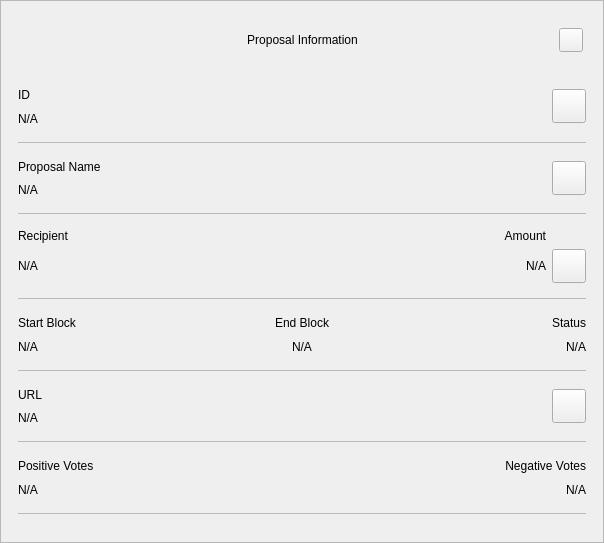
<?xml version="1.0" encoding="UTF-8"?>
<ui version="4.0">
 <class>ProposalInfoDialog</class>
 <widget class="QWidget" name="ProposalInfoDialog">
  <property name="geometry">
   <rect>
    <x>0</x>
    <y>0</y>
    <width>604</width>
    <height>543</height>
   </rect>
  </property>
  <property name="sizePolicy">
   <sizepolicy hsizetype="Preferred" vsizetype="Expanding">
    <horstretch>0</horstretch>
    <verstretch>0</verstretch>
   </sizepolicy>
  </property>
  <property name="minimumSize">
   <size>
    <width>580</width>
    <height>300</height>
   </size>
  </property>
  <property name="windowTitle">
   <string notr="true">N/A</string>
  </property>
  <property name="styleSheet">
   <string notr="true"/>
  </property>
  <layout class="QVBoxLayout" name="verticalLayout_1">
   <property name="spacing">
    <number>0</number>
   </property>
   <property name="leftMargin">
    <number>0</number>
   </property>
   <property name="topMargin">
    <number>0</number>
   </property>
   <property name="rightMargin">
    <number>0</number>
   </property>
   <property name="bottomMargin">
    <number>0</number>
   </property>
   <item>
    <widget class="QFrame" name="frame">
     <property name="sizePolicy">
      <sizepolicy hsizetype="Preferred" vsizetype="Expanding">
       <horstretch>0</horstretch>
       <verstretch>0</verstretch>
      </sizepolicy>
     </property>
     <property name="styleSheet">
      <string notr="true"/>
     </property>
     <property name="frameShape">
      <enum>QFrame::StyledPanel</enum>
     </property>
     <property name="frameShadow">
      <enum>QFrame::Raised</enum>
     </property>
     <layout class="QVBoxLayout" name="verticalLayout_2">
      <property name="leftMargin">
       <number>0</number>
      </property>
      <property name="rightMargin">
       <number>0</number>
      </property>
      <item>
       <layout class="QHBoxLayout" name="horizontalLayout_1">
        <property name="spacing">
         <number>0</number>
        </property>
        <property name="leftMargin">
         <number>20</number>
        </property>
        <property name="topMargin">
         <number>10</number>
        </property>
        <property name="rightMargin">
         <number>20</number>
        </property>
        <item>
         <spacer name="horizontalSpacer_1">
          <property name="orientation">
           <enum>Qt::Horizontal</enum>
          </property>
          <property name="sizeHint" stdset="0">
           <size>
            <width>40</width>
            <height>20</height>
           </size>
          </property>
         </spacer>
        </item>
        <item>
         <widget class="QLabel" name="labelTitle">
          <property name="minimumSize">
           <size>
            <width>0</width>
            <height>40</height>
           </size>
          </property>
          <property name="maximumSize">
           <size>
            <width>16777215</width>
            <height>40</height>
           </size>
          </property>
          <property name="styleSheet">
           <string notr="true">padding-left:24px;</string>
          </property>
          <property name="text">
           <string>Proposal Information</string>
          </property>
          <property name="alignment">
           <set>Qt::AlignCenter</set>
          </property>
          <property name="margin">
           <number>7</number>
          </property>
         </widget>
        </item>
        <item>
         <spacer name="horizontalSpacer_2">
          <property name="orientation">
           <enum>Qt::Horizontal</enum>
          </property>
          <property name="sizeHint" stdset="0">
           <size>
            <width>40</width>
            <height>20</height>
           </size>
          </property>
         </spacer>
        </item>
        <item>
         <widget class="QPushButton" name="btnEsc">
          <property name="minimumSize">
           <size>
            <width>24</width>
            <height>24</height>
           </size>
          </property>
          <property name="maximumSize">
           <size>
            <width>24</width>
            <height>24</height>
           </size>
          </property>
          <property name="focusPolicy">
           <enum>Qt::NoFocus</enum>
          </property>
          <property name="text">
           <string/>
          </property>
         </widget>
        </item>
       </layout>
      </item>
      <item>
       <spacer name="verticalSpacer">
        <property name="orientation">
         <enum>Qt::Vertical</enum>
        </property>
        <property name="sizeType">
         <enum>QSizePolicy::Fixed</enum>
        </property>
        <property name="sizeHint" stdset="0">
         <size>
          <width>20</width>
          <height>10</height>
         </size>
        </property>
       </spacer>
      </item>
      <item>
       <widget class="QWidget" name="layoutScroll" native="true">
        <property name="minimumSize">
         <size>
          <width>0</width>
          <height>450</height>
         </size>
        </property>
        <layout class="QVBoxLayout" name="verticalLayout_3">
         <property name="leftMargin">
          <number>0</number>
         </property>
         <property name="topMargin">
          <number>0</number>
         </property>
         <property name="rightMargin">
          <number>0</number>
         </property>
         <item>
          <widget class="QScrollArea" name="scrollArea">
           <property name="styleSheet">
            <string notr="true">#scrollArea {
background:transparent;
}</string>
           </property>
           <property name="horizontalScrollBarPolicy">
            <enum>Qt::ScrollBarAlwaysOff</enum>
           </property>
           <property name="sizeAdjustPolicy">
            <enum>QAbstractScrollArea::AdjustIgnored</enum>
           </property>
           <property name="widgetResizable">
            <bool>true</bool>
           </property>
           <property name="alignment">
            <set>Qt::AlignLeading|Qt::AlignLeft|Qt::AlignTop</set>
           </property>
           <widget class="QWidget" name="scrollAreaWidgetContents">
            <property name="geometry">
             <rect>
              <x>0</x>
              <y>0</y>
              <width>585</width>
              <height>518</height>
             </rect>
            </property>
            <property name="autoFillBackground">
             <bool>false</bool>
            </property>
            <property name="styleSheet">
             <string notr="true">#scrollAreaWidgetContents {
background:transparent;
}</string>
            </property>
            <layout class="QVBoxLayout" name="verticalLayout_4">
             <property name="spacing">
              <number>0</number>
             </property>
             <property name="sizeConstraint">
              <enum>QLayout::SetDefaultConstraint</enum>
             </property>
             <property name="leftMargin">
              <number>0</number>
             </property>
             <property name="topMargin">
              <number>0</number>
             </property>
             <property name="rightMargin">
              <number>0</number>
             </property>
             <property name="bottomMargin">
              <number>0</number>
             </property>
             <item>
              <widget class="QWidget" name="content" native="true">
               <layout class="QVBoxLayout" name="verticalLayout_5">
                <property name="leftMargin">
                 <number>16</number>
                </property>
                <property name="topMargin">
                 <number>0</number>
                </property>
                <property name="rightMargin">
                 <number>16</number>
                </property>
                <item>
                 <widget class="QWidget" name="contentID" native="true">
                  <layout class="QHBoxLayout" name="horizontalLayout_2" stretch="0,0">
                   <property name="leftMargin">
                    <number>0</number>
                   </property>
                   <property name="rightMargin">
                    <number>0</number>
                   </property>
                   <item>
                    <layout class="QVBoxLayout" name="contentID_int">
                     <item>
                      <widget class="QLabel" name="labelId">
                       <property name="maximumSize">
                        <size>
                         <width>16777215</width>
                         <height>16777215</height>
                        </size>
                       </property>
                       <property name="text">
                        <string>ID</string>
                       </property>
                      </widget>
                     </item>
                     <item>
                      <widget class="QLabel" name="textId">
                       <property name="text">
                        <string notr="true">N/A</string>
                       </property>
                      </widget>
                     </item>
                    </layout>
                   </item>
                   <item>
                    <widget class="QPushButton" name="pushCopy">
                     <property name="minimumSize">
                      <size>
                       <width>34</width>
                       <height>34</height>
                      </size>
                     </property>
                     <property name="maximumSize">
                      <size>
                       <width>34</width>
                       <height>34</height>
                      </size>
                     </property>
                     <property name="focusPolicy">
                      <enum>Qt::NoFocus</enum>
                     </property>
                     <property name="text">
                      <string/>
                     </property>
                     <property name="iconSize">
                      <size>
                       <width>24</width>
                       <height>24</height>
                      </size>
                     </property>
                    </widget>
                   </item>
                  </layout>
                 </widget>
                </item>
                <item>
                 <widget class="QLabel" name="labelDividerID">
                  <property name="maximumSize">
                   <size>
                    <width>16777215</width>
                    <height>1</height>
                   </size>
                  </property>
                  <property name="styleSheet">
                   <string notr="true">background-color:#bababa;</string>
                  </property>
                  <property name="text">
                   <string/>
                  </property>
                 </widget>
                </item>
                <item>
                 <widget class="QWidget" name="contentName" native="true">
                  <layout class="QHBoxLayout" name="horizontalLayout_3" stretch="0,0">
                   <property name="leftMargin">
                    <number>0</number>
                   </property>
                   <property name="rightMargin">
                    <number>0</number>
                   </property>
                   <item>
                    <layout class="QVBoxLayout" name="contentName_int">
                     <item>
                      <widget class="QLabel" name="labelName">
                       <property name="maximumSize">
                        <size>
                         <width>16777215</width>
                         <height>16777215</height>
                        </size>
                       </property>
                       <property name="text">
                        <string>Proposal Name</string>
                       </property>
                      </widget>
                     </item>
                     <item>
                      <widget class="QLabel" name="textName">
                       <property name="text">
                        <string notr="true">N/A</string>
                       </property>
                      </widget>
                     </item>
                    </layout>
                   </item>
                   <item>
                    <widget class="QPushButton" name="btnNameCopy">
                     <property name="minimumSize">
                      <size>
                       <width>34</width>
                       <height>34</height>
                      </size>
                     </property>
                     <property name="maximumSize">
                      <size>
                       <width>34</width>
                       <height>34</height>
                      </size>
                     </property>
                     <property name="focusPolicy">
                      <enum>Qt::NoFocus</enum>
                     </property>
                     <property name="text">
                      <string/>
                     </property>
                     <property name="iconSize">
                      <size>
                       <width>24</width>
                       <height>24</height>
                      </size>
                     </property>
                    </widget>
                   </item>
                  </layout>
                 </widget>
                </item>
                <item>
                 <widget class="QLabel" name="labelDividerName">
                  <property name="maximumSize">
                   <size>
                    <width>16777215</width>
                    <height>1</height>
                   </size>
                  </property>
                  <property name="styleSheet">
                   <string notr="true">background-color:#bababa;</string>
                  </property>
                  <property name="text">
                   <string/>
                  </property>
                 </widget>
                </item>
                <item>
                 <widget class="QWidget" name="gridRecipient" native="true">
                  <layout class="QGridLayout" name="contentRecipient">
                   <property name="leftMargin">
                    <number>0</number>
                   </property>
                   <property name="rightMargin">
                    <number>0</number>
                   </property>
                   <item row="2" column="0">
                    <widget class="QLabel" name="textRecipient">
                     <property name="text">
                      <string notr="true">N/A</string>
                     </property>
                     <property name="alignment">
                      <set>Qt::AlignLeading|Qt::AlignLeft|Qt::AlignVCenter</set>
                     </property>
                    </widget>
                   </item>
                   <item row="0" column="2">
                    <widget class="QLabel" name="labelAmount">
                     <property name="maximumSize">
                      <size>
                       <width>16777215</width>
                       <height>16777215</height>
                      </size>
                     </property>
                     <property name="text">
                      <string>Amount</string>
                     </property>
                     <property name="alignment">
                      <set>Qt::AlignRight|Qt::AlignTrailing|Qt::AlignVCenter</set>
                     </property>
                    </widget>
                   </item>
                   <item row="2" column="2">
                    <widget class="QLabel" name="textAmount">
                     <property name="text">
                      <string notr="true">N/A</string>
                     </property>
                     <property name="alignment">
                      <set>Qt::AlignRight|Qt::AlignTrailing|Qt::AlignVCenter</set>
                     </property>
                    </widget>
                   </item>
                   <item row="2" column="3">
                    <widget class="QPushButton" name="btnRecipientCopy">
                     <property name="minimumSize">
                      <size>
                       <width>34</width>
                       <height>34</height>
                      </size>
                     </property>
                     <property name="maximumSize">
                      <size>
                       <width>34</width>
                       <height>34</height>
                      </size>
                     </property>
                     <property name="focusPolicy">
                      <enum>Qt::NoFocus</enum>
                     </property>
                     <property name="text">
                      <string/>
                     </property>
                     <property name="iconSize">
                      <size>
                       <width>24</width>
                       <height>24</height>
                      </size>
                     </property>
                    </widget>
                   </item>
                   <item row="0" column="0">
                    <widget class="QLabel" name="labelRecipient">
                     <property name="maximumSize">
                      <size>
                       <width>16777215</width>
                       <height>16777215</height>
                      </size>
                     </property>
                     <property name="text">
                      <string>Recipient</string>
                     </property>
                     <property name="alignment">
                      <set>Qt::AlignLeading|Qt::AlignLeft|Qt::AlignVCenter</set>
                     </property>
                    </widget>
                   </item>
                  </layout>
                 </widget>
                </item>
                <item>
                 <widget class="QLabel" name="labelDividerRecipient">
                  <property name="maximumSize">
                   <size>
                    <width>16777215</width>
                    <height>1</height>
                   </size>
                  </property>
                  <property name="styleSheet">
                   <string notr="true">background-color:#bababa;</string>
                  </property>
                  <property name="text">
                   <string/>
                  </property>
                 </widget>
                </item>
                <item>
                 <widget class="QWidget" name="gridConfDateStatus" native="true">
                  <layout class="QGridLayout" name="contentConfDateStatus">
                   <property name="leftMargin">
                    <number>0</number>
                   </property>
                   <property name="rightMargin">
                    <number>0</number>
                   </property>
                   <item row="1" column="0">
                    <widget class="QLabel" name="textDate">
                     <property name="text">
                      <string notr="true">N/A</string>
                     </property>
                     <property name="alignment">
                      <set>Qt::AlignLeading|Qt::AlignLeft|Qt::AlignVCenter</set>
                     </property>
                    </widget>
                   </item>
                   <item row="1" column="1">
                    <widget class="QLabel" name="textEndDate">
                     <property name="text">
                      <string notr="true">N/A</string>
                     </property>
                     <property name="alignment">
                      <set>Qt::AlignCenter</set>
                     </property>
                    </widget>
                   </item>
                   <item row="0" column="0">
                    <widget class="QLabel" name="labelDate">
                     <property name="maximumSize">
                      <size>
                       <width>16777215</width>
                       <height>16777215</height>
                      </size>
                     </property>
                     <property name="text">
                      <string>Start Block</string>
                     </property>
                     <property name="alignment">
                      <set>Qt::AlignLeading|Qt::AlignLeft|Qt::AlignVCenter</set>
                     </property>
                    </widget>
                   </item>
                   <item row="0" column="3">
                    <widget class="QLabel" name="labelStatus">
                     <property name="maximumSize">
                      <size>
                       <width>16777215</width>
                       <height>16777215</height>
                      </size>
                     </property>
                     <property name="text">
                      <string>Status</string>
                     </property>
                     <property name="alignment">
                      <set>Qt::AlignRight|Qt::AlignTrailing|Qt::AlignVCenter</set>
                     </property>
                    </widget>
                   </item>
                   <item row="0" column="1">
                    <widget class="QLabel" name="labelEndDate">
                     <property name="maximumSize">
                      <size>
                       <width>16777215</width>
                       <height>16777215</height>
                      </size>
                     </property>
                     <property name="text">
                      <string>End Block</string>
                     </property>
                     <property name="alignment">
                      <set>Qt::AlignCenter</set>
                     </property>
                    </widget>
                   </item>
                   <item row="1" column="3">
                    <widget class="QLabel" name="textStatus">
                     <property name="text">
                      <string notr="true">N/A</string>
                     </property>
                     <property name="alignment">
                      <set>Qt::AlignRight|Qt::AlignTrailing|Qt::AlignVCenter</set>
                     </property>
                    </widget>
                   </item>
                  </layout>
                 </widget>
                </item>
                <item>
                 <widget class="QLabel" name="labelDividerMemo">
                  <property name="maximumSize">
                   <size>
                    <width>16777215</width>
                    <height>1</height>
                   </size>
                  </property>
                  <property name="styleSheet">
                   <string notr="true">background-color:#bababa;</string>
                  </property>
                  <property name="text">
                   <string/>
                  </property>
                 </widget>
                </item>
                <item>
                 <widget class="QWidget" name="contentUrl" native="true">
                  <layout class="QHBoxLayout" name="horizontalLayout_4" stretch="0,0">
                   <property name="leftMargin">
                    <number>0</number>
                   </property>
                   <property name="rightMargin">
                    <number>0</number>
                   </property>
                   <item>
                    <layout class="QVBoxLayout" name="contentUrl_int">
                     <item>
                      <widget class="QLabel" name="labelUrl">
                       <property name="maximumSize">
                        <size>
                         <width>16777215</width>
                         <height>16777215</height>
                        </size>
                       </property>
                       <property name="text">
                        <string>URL</string>
                       </property>
                      </widget>
                     </item>
                     <item>
                      <widget class="QLabel" name="textUrl">
                       <property name="text">
                        <string notr="true">N/A</string>
                       </property>
                      </widget>
                     </item>
                    </layout>
                   </item>
                   <item>
                    <widget class="QPushButton" name="btnUrlCopy">
                     <property name="minimumSize">
                      <size>
                       <width>34</width>
                       <height>34</height>
                      </size>
                     </property>
                     <property name="maximumSize">
                      <size>
                       <width>34</width>
                       <height>34</height>
                      </size>
                     </property>
                     <property name="focusPolicy">
                      <enum>Qt::NoFocus</enum>
                     </property>
                     <property name="text">
                      <string/>
                     </property>
                     <property name="iconSize">
                      <size>
                       <width>24</width>
                       <height>24</height>
                      </size>
                     </property>
                    </widget>
                   </item>
                  </layout>
                 </widget>
                </item>
                <item>
                 <widget class="QLabel" name="labelDividerUrl">
                  <property name="maximumSize">
                   <size>
                    <width>16777215</width>
                    <height>1</height>
                   </size>
                  </property>
                  <property name="styleSheet">
                   <string notr="true">background-color:#bababa;</string>
                  </property>
                  <property name="text">
                   <string/>
                  </property>
                 </widget>
                </item>
                <item>
                 <layout class="QHBoxLayout" name="contentFeeSize">
                  <property name="topMargin">
                   <number>9</number>
                  </property>
                  <property name="bottomMargin">
                   <number>9</number>
                  </property>
                  <item>
                   <layout class="QVBoxLayout" name="contentFee">
                    <property name="topMargin">
                     <number>0</number>
                    </property>
                    <property name="bottomMargin">
                     <number>0</number>
                    </property>
                    <item>
                     <widget class="QLabel" name="labelPosVotes">
                      <property name="maximumSize">
                       <size>
                        <width>16777215</width>
                        <height>16777215</height>
                       </size>
                      </property>
                      <property name="text">
                       <string>Positive Votes</string>
                      </property>
                     </widget>
                    </item>
                    <item>
                     <widget class="QLabel" name="textPosVotes">
                      <property name="text">
                       <string notr="true">N/A</string>
                      </property>
                     </widget>
                    </item>
                   </layout>
                  </item>
                  <item>
                   <widget class="QWidget" name="contentSize" native="true">
                    <layout class="QVBoxLayout" name="contentSize_layout">
                     <property name="topMargin">
                      <number>0</number>
                     </property>
                     <property name="rightMargin">
                      <number>0</number>
                     </property>
                     <property name="bottomMargin">
                      <number>0</number>
                     </property>
                     <item>
                      <widget class="QLabel" name="labelNegVotes">
                       <property name="maximumSize">
                        <size>
                         <width>16777215</width>
                         <height>16777215</height>
                        </size>
                       </property>
                       <property name="text">
                        <string>Negative Votes</string>
                       </property>
                       <property name="alignment">
                        <set>Qt::AlignRight|Qt::AlignTrailing|Qt::AlignVCenter</set>
                       </property>
                      </widget>
                     </item>
                     <item>
                      <widget class="QLabel" name="textNegVotes">
                       <property name="text">
                        <string notr="true">N/A</string>
                       </property>
                       <property name="alignment">
                        <set>Qt::AlignRight|Qt::AlignTrailing|Qt::AlignVCenter</set>
                       </property>
                      </widget>
                     </item>
                    </layout>
                   </widget>
                  </item>
                 </layout>
                </item>
                <item>
                 <widget class="QLabel" name="labelDividerChange">
                  <property name="maximumSize">
                   <size>
                    <width>16777215</width>
                    <height>1</height>
                   </size>
                  </property>
                  <property name="styleSheet">
                   <string notr="true">background-color:#bababa;</string>
                  </property>
                  <property name="text">
                   <string/>
                  </property>
                 </widget>
                </item>
               </layout>
              </widget>
             </item>
            </layout>
           </widget>
          </widget>
         </item>
        </layout>
       </widget>
      </item>
     </layout>
    </widget>
   </item>
  </layout>
 </widget>
 <resources/>
 <connections/>
</ui>
